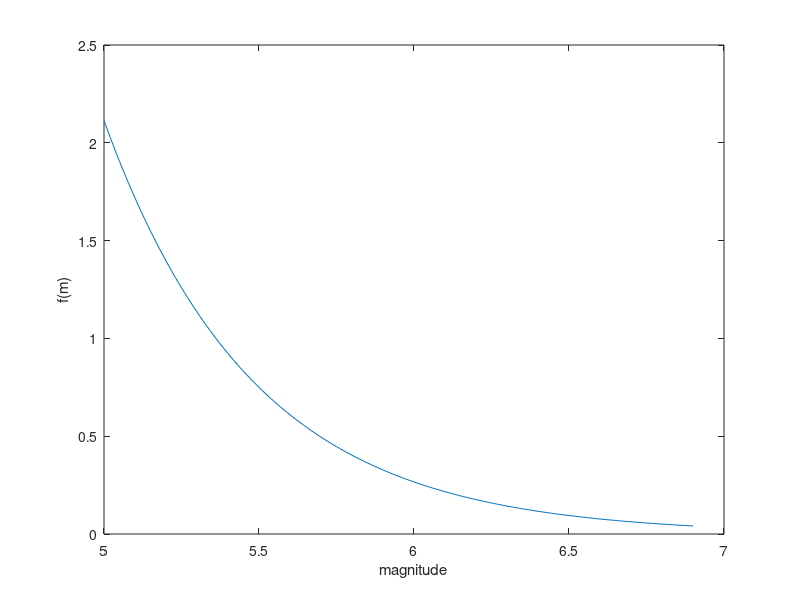
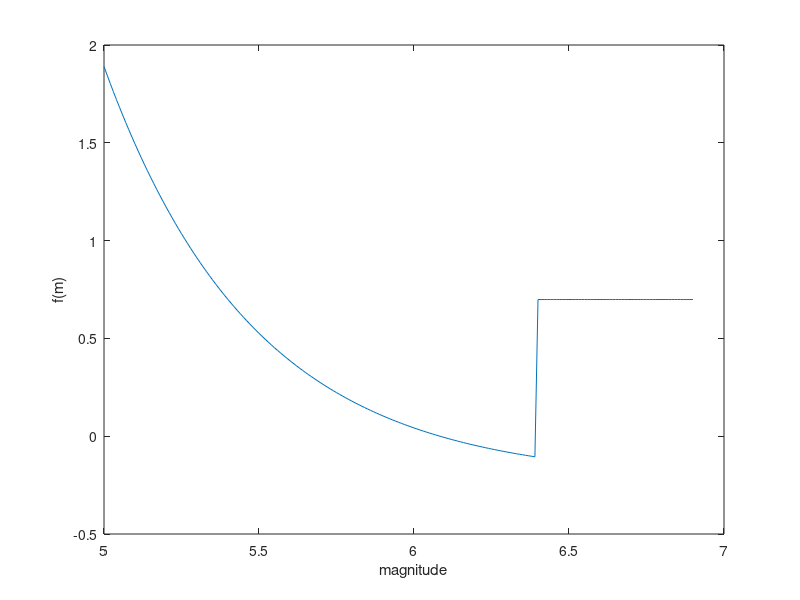

Here is the MATLAB script that generated these plots, in order:
clc
clear all

%% Question3 (i)
dm=0.01;
m0=5;
mu=6.9;
m=m0:dm:mu;
beta=log(10)*0.9;
f=(beta*exp(-beta*(m-m0)))/(1-exp(-beta*(mu-m0)));
figure
plot(m,f)
xlabel('magnitude')
ylabel('f(m)')

area=trapz(m,f) %taking smaller dm will lead to accurate area(1)

%% Question3 (ii)
M0=10.^(1.5*m+16.1)*10^(-7); %moment release(N*m)
mr=f.*M0;
MR=0;
for i=2:length(mr)  %the intergral of moment release
    MR=MR+(mr(i-1)+mr(i))/2*dm;
end
MBU=3*10^(10)*70*20*10^(6)*0.001; %rate of moment build-up, unit:N*m
lumda=MBU/MR;

%% Question3 (iii)
mu1=mu-0.5;
m1=m0:dm:mu1;
f1=(beta*exp(-beta*(m1-m0)))/(1-exp(-beta*(mu-m0)));
area1=trapz(m1,f1)
delta=1/1.9*(area1-1+0.5*(beta*exp(-beta*(5.4-m0)))/(1-exp(-beta*(mu-m0))));
ff=f-delta; % only for magnitude during 5 and 6.4
for i=1:length(m)
    if m(i)<6.4
        FF(i)=ff(i);
    elseif m(i)>=6.4
            FF(i)=ff(41);
    end
end
figure
plot(m,FF)  % FF represents the probility desity of Characteristic earthquake model 
xlabel('magnitude')
ylabel('f(m)')

%% Question3 (iv)
lumdac=0.00099;
M0=10.^(1.5*m+16.1)*10^(-7); %moment release
mr1=FF.*M0;
MR1=0;
imu=find(m>mu1, 1 );
for i=2:(imu-1)  %the intergral of moment release
    MR1=MR1+(mr1(i-1)+mr1(i))/2*dm;
end
MR2=0;
for i=imu:length(mr1)  %the intergral of moment release
    MR2=MR2+(mr1(i-1)+mr1(i))/2*dm;
end
MBU1=lumda*MR1+lumdac*MR2;

%% Question3 (v)
lumdam0=MBU/MBU1;
